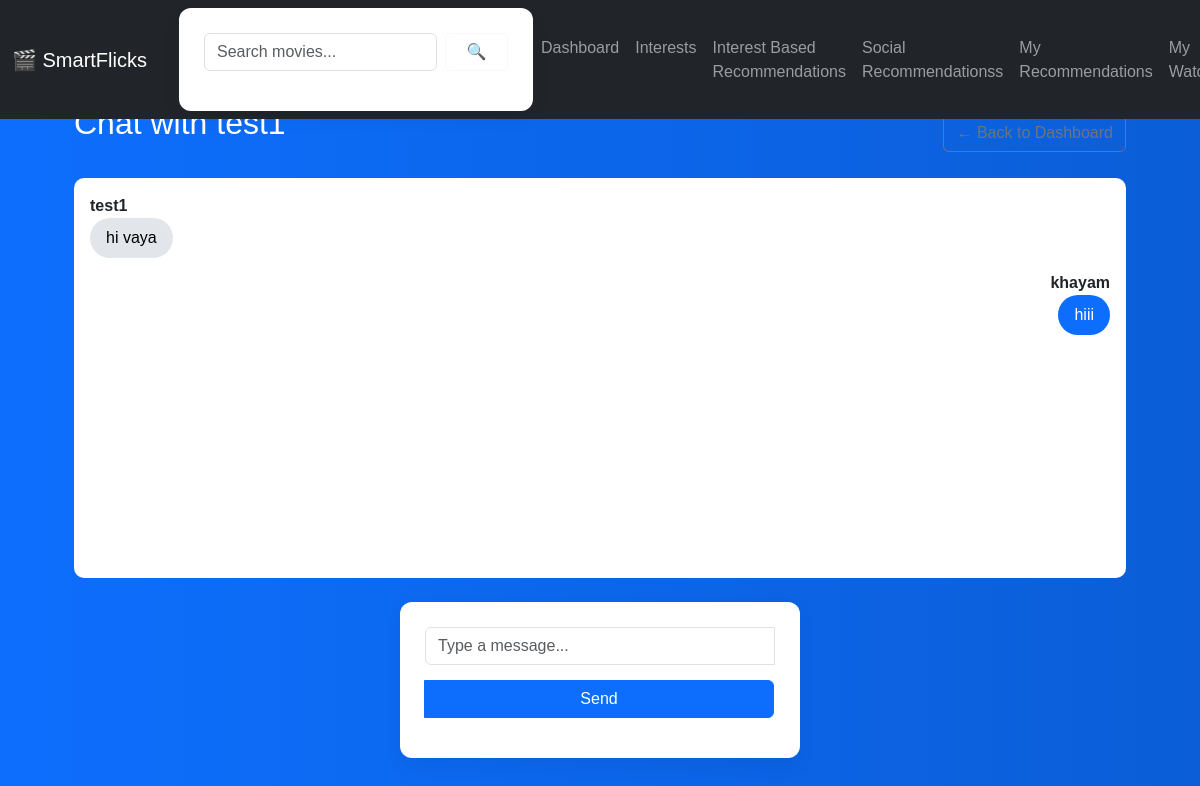
Page /chat/1 (signed in) on the earlier database version.
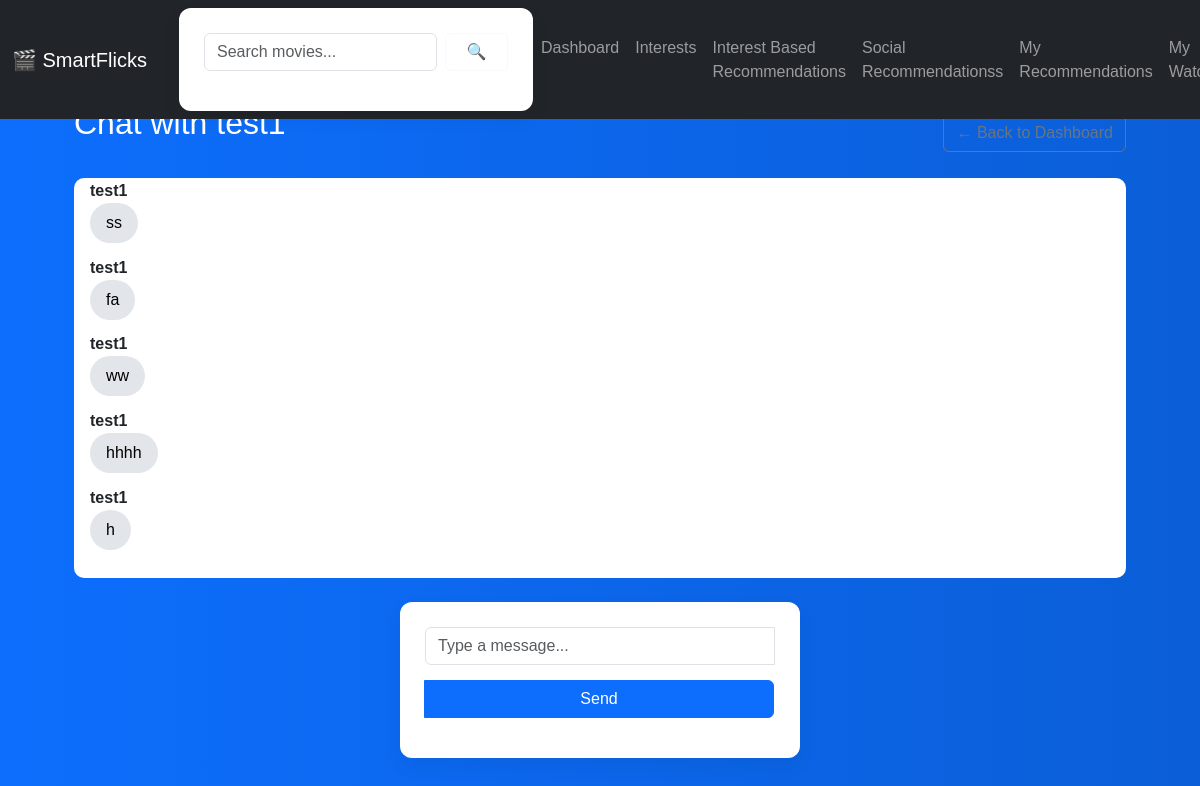
Same page on the later database version.
### tables this page shows
CREATE TABLE users (
            id INTEGER PRIMARY KEY AUTOINCREMENT,
            username TEXT UNIQUE,
            password TEXT,
            email TEXT,
            profile_pic TEXT DEFAULT ''
        );

CREATE TABLE messages (
            id INTEGER PRIMARY KEY AUTOINCREMENT,
            sender_id INTEGER,
            receiver_id INTEGER,
            message TEXT,
            timestamp DATETIME DEFAULT CURRENT_TIMESTAMP,
            FOREIGN KEY (sender_id) REFERENCES users(id),
            FOREIGN KEY (receiver_id) REFERENCES users(id)
        );

### app.py (the view, shortened to what this page needs)
@app.route('/chat/<int:friend_id>', methods=['GET', 'POST'])
def chat(friend_id):
    if 'user_id' not in session:
        return redirect('/login')
    conn = get_db()
    user_id = session['user_id']
    friend = conn.execute('SELECT username FROM users WHERE id = ?', (friend_id,)).fetchone()
    messages = conn.execute('''
        SELECT m.*, u.username AS sender_name
        FROM messages m
        JOIN users u ON m.sender_id = u.id
        WHERE (sender_id = ? AND receiver_id = ?)
           OR (sender_id = ? AND receiver_id = ?)
        ORDER BY m.timestamp ASC
    ''', (user_id, friend_id, friend_id, user_id)).fetchall()
    conn.close()
    return render_template('chat.html', friend=friend, friend_id=friend_id, messages=messages)

### app.py (called while the page is built)
def get_db():
    conn = sqlite3.connect('database.db')
    conn.row_factory = sqlite3.Row
    return conn

### templates/chat.html (shortened to what this page needs)
{% extends "base.html" %}
{% block content %}
<div class="container">
    <div class="d-flex justify-content-between align-items-center mb-3">
        <h2>Chat with {{ friend['username'] }}</h2>
        <a class="btn btn-outline-secondary" href="/dashboard">← Back to Dashboard</a>
    </div>
    <div id="chat-messages" class="chat-box mb-4"
         style="background: white; padding: 1rem; border-radius: 10px; height: 400px; overflow-y: auto;">
        {% for msg in messages %}
        <div class="message {% if msg['sender_name'] == session['username'] %}sent{% endif %}"
             style="margin-bottom: 0.8rem; {% if msg['sender_name'] == session['username'] %}text-align: right;{% endif %}">
            <div class="sender-name" style="font-weight: bold;">{{ msg['sender_name'] }}</div>
            <div class="message-text"
                 style="display: inline-block; background-color: {% if msg['sender_name'] == session['username'] %}#0d6efd{% else %}#e2e6ea{% endif %}; padding: 0.5rem 1rem; border-radius: 20px; color: {% if msg['sender_name'] == session['username'] %}white{% else %}black{% endif %}; max-width: 75%;">
                {{ msg['message'] }}
            </div>
        </div>
        {% endfor %}
    </div>
    <form method="POST" action="/chat/{{ friend_id }}" autocomplete="off">
        <div class="input-group">
            <input type="text"
                   name="chat_message"
                   id="chat_input"
                   class="form-control"
                   placeholder="Type a message..."
                   required
                   autocomplete="off"
                   autocorrect="off"
                   autocapitalize="off"
                   spellcheck="false"
                   inputmode="text">
            <button type="submit" class="btn btn-primary">Send</button>
        </div>
    </form>
</div>
{% endblock %}

### templates/base.html (shortened to what this page needs)
<!DOCTYPE html>
<html lang="en">
<head>
    <link href="https://cdn.jsdelivr.net/npm/bootstrap@5.3.0/dist/css/bootstrap.min.css" rel="stylesheet">
    <link rel="stylesheet" href="{{ url_for('static', filename='css/style.css') }}">
</head>
<body>
<nav class="navbar navbar-expand-lg navbar-dark bg-dark fixed-top">
    <div class="container-fluid">
        <a class="navbar-brand" href="/dashboard">🎬 SmartFlicks</a>
        <div class="collapse navbar-collapse" id="navbarNavAltMarkup">
            <form class="d-flex ms-3 me-auto search-form" method="GET" action="/search_movies">
                <input class="form-control me-2" type="search" name="query" placeholder="Search movies..." aria-label="Search" required>
                <button class="btn btn-outline-light" type="submit">🔍</button>
            </form>
            <div class="navbar-nav ms-auto">
                <a class="nav-link" href="/dashboard">Dashboard</a>
                <a class="nav-link" href="/interests">Interests</a>
                <a class="nav-link" href="/my_interest_recommendations">Interest Based Recommendations</a>
                <a class="nav-link" href="/combined_recommendations">Social Recommendationss</a>
                <a class="nav-link" href="/my_recommendations">My Recommendations</a>
                <a class="nav-link" href="/watchlist">My Watchlist</a>
            </div>
        </div>
    </div>
</nav>
<div class="container mt-4">
    {% block content %}
    {% endblock %}
</div>
</body>
</html>

### static/style.css (style rules this page uses)
* { margin: 0; padding: 0; box-sizing: border-box; }
body { font-family: 'Poppins', Arial, sans-serif; background: linear-gradient(to right, #0d6efd, #0b5ed7); min-height: 100vh; padding: 40px; color: #212529; }
h2, h3 { color: #ffffff; margin-bottom: 20px; text-align: center; }
form { background: #ffffff; padding: 25px; border-radius: 12px; width: 100%; max-width: 400px; margin: auto; box-shadow: 0 8px 20px rgba(0, 0, 0, 0.05); }
input, button, select, textarea { width: 100%; padding: 10px 15px; margin-bottom: 15px; border: 1px solid #ced4da; border-radius: 8px; font-size: 16px; transition: all 0.3s ease; }
button { background-color: #0d6efd; color: white; font-weight: 500; border: none; cursor: pointer; transition: background-color 0.3s; }
a { color: #ffffff; text-decoration: none; transition: color 0.3s; }
.container { max-width: 1100px; margin: auto; }

### templates/base.html (style rules this page uses)
body { background-color: #f8f9fa; padding-top: 80px; }
.search-form input { width: 250px; }

Differences in the rows shown:
no longer on this page (row unchanged): messages: sender_name "test1", message "hi vaya"
no longer on this page (row unchanged): messages: sender_name "khayam", message "hiii"
added messages: sender_name "test1", message "ss"
added messages: sender_name "test1", message "fa"
added messages: sender_name "test1", message "ww"
added messages: sender_name "test1", message "hhhh"
added messages: sender_name "test1", message "h"
